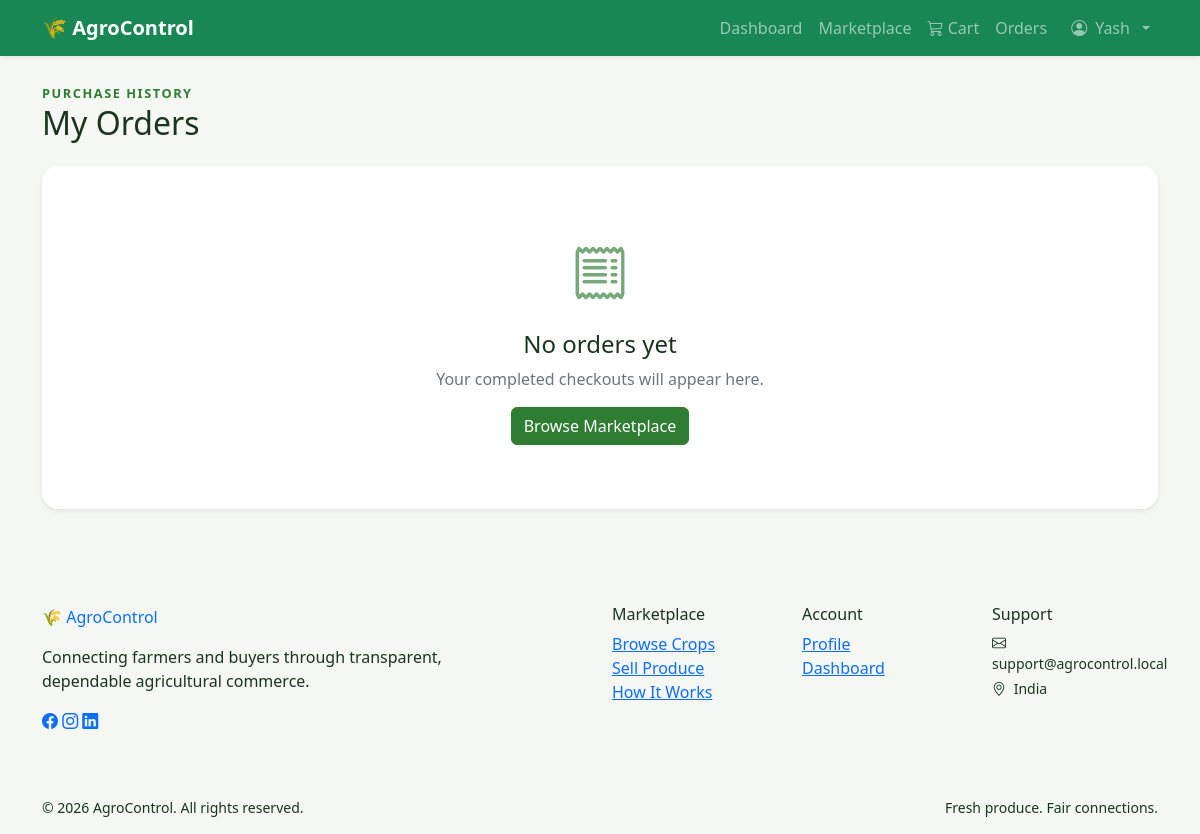
The page /orders/ (signed in) on the database as committed earlier.
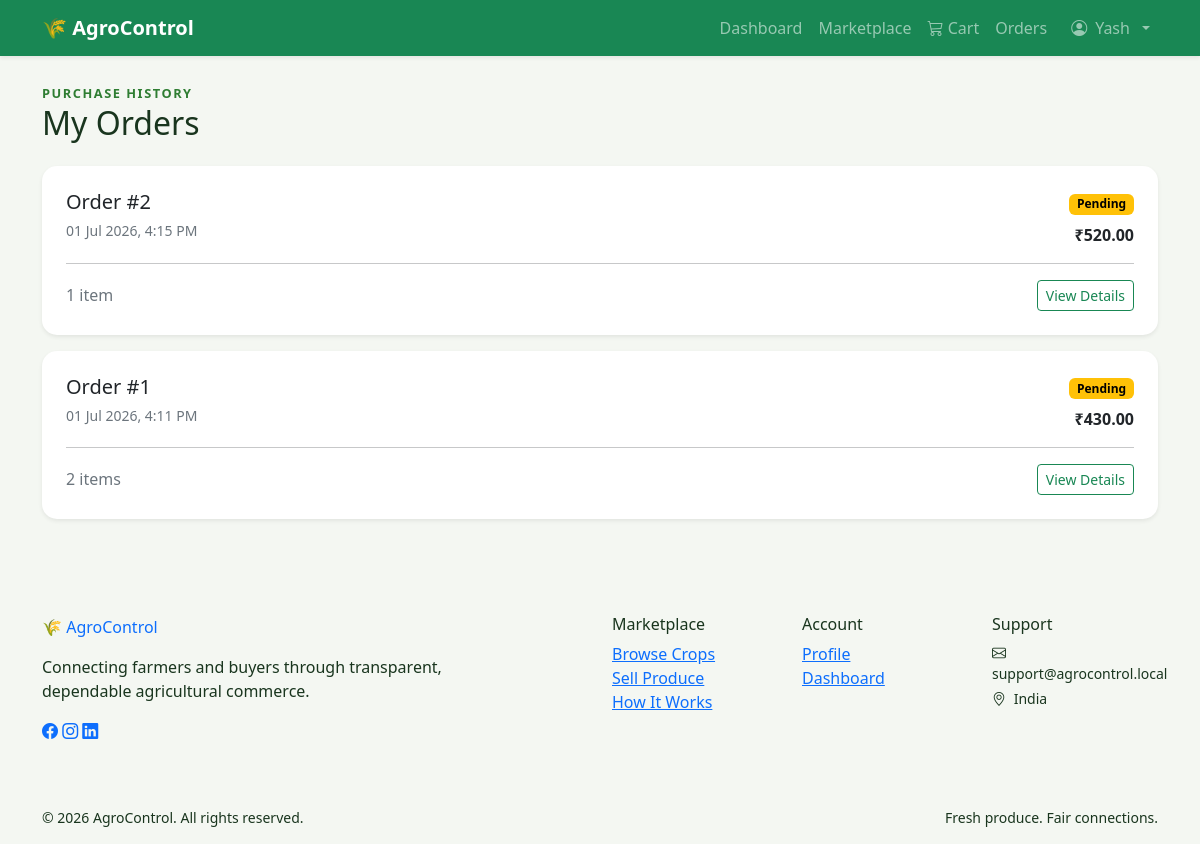
The same page on the database as committed later.
### users/models.py (models this page shows, shortened)
class User(AbstractUser):
    class Role(models.TextChoices):
        FARMER = "FARMER", "Farmer"
        BUYER = "BUYER", "Buyer"
        ADMIN = "ADMIN", "Admin"
    phone_number = models.CharField(max_length=15)
    profile_photo = models.ImageField(
        upload_to="profiles/",
        blank=True,
        null=True,
    )
    role = models.CharField(
        max_length=10,
        choices=Role.choices,
        default=Role.BUYER,
    )

### orders/models.py (models this page shows, shortened)
class Order(models.Model):
    class Status(models.TextChoices):
        PENDING = "PENDING", "Pending"
        CONFIRMED = "CONFIRMED", "Confirmed"
        PACKED = "PACKED", "Packed"
        SHIPPED = "SHIPPED", "Shipped"
        DELIVERED = "DELIVERED", "Delivered"
        CANCELLED = "CANCELLED", "Cancelled"
    buyer = models.ForeignKey(
        settings.AUTH_USER_MODEL,
        on_delete=models.PROTECT,
        related_name="orders",
    )
    status = models.CharField(
        max_length=10,
        choices=Status.choices,
        default=Status.PENDING,
        db_index=True,
    )
    total_amount = models.DecimalField(max_digits=12, decimal_places=2)
    created_at = models.DateTimeField(auto_now_add=True)
    updated_at = models.DateTimeField(auto_now=True)
    class Meta:
        ordering = ("-created_at",)

### orders/views.py (the view)
# urls.py: path("", views.my_orders, name="my_orders"),
@role_required(User.Role.BUYER)
def my_orders(request):
    orders = (
        Order.objects.filter(buyer=request.user)
        .prefetch_related("items", "items__product")
    )
    return render(request, "orders/my_orders.html", {"orders": orders})

### cart/context_processors.py (called while the page is built)
def cart_summary(request):
    if not request.user.is_authenticated or request.user.role != User.Role.BUYER:
        return {"cart_item_count": 0}
    count = (
        CartItem.objects.filter(cart__buyer=request.user)
        .aggregate(total=Sum("quantity"))["total"]
        or 0
    )
    return {"cart_item_count": count}

### templates/orders/my_orders.html (shortened to what this page needs)
{% extends "base.html" %}
{% block content %}
<div class="mb-4">
    <span class="eyebrow">Purchase history</span>
    <h1 class="h2 mb-0">My Orders</h1>
</div>
{% if orders %}
<div class="row g-3">
    {% for order in orders %}
    <div class="col-12">
        <article class="card shadow-sm p-4">
            <div class="d-flex flex-wrap gap-3 justify-content-between">
                <div>
                    <h2 class="h5 mb-1">Order #{{ order.pk }}</h2>
                    <span class="text-secondary small">{{ order.created_at|date:"d M Y, g:i A" }}</span>
                </div>
                <div class="text-end">
                    {% include "orders/includes/status_badge.html" %}
                    <div class="fw-bold mt-2">₹{{ order.total_amount }}</div>
                </div>
            </div>
            <hr>
            <div class="d-flex flex-wrap gap-2 justify-content-between align-items-center">
                <span class="text-secondary">{{ order.items.count }} item{{ order.items.count|pluralize }}</span>
                <a class="btn btn-outline-success btn-sm" href="{% url 'order_detail' order.pk %}">
                    View Details
                </a>
            </div>
        </article>
    </div>
    {% endfor %}
</div>
{% else %}
<div class="empty-state text-center shadow-sm">
    <i class="bi bi-receipt"></i>
    <h2 class="h4 mt-3">No orders yet</h2>
    <p class="text-secondary">Your completed checkouts will appear here.</p>
    <a class="btn btn-success" href="{% url 'product_list' %}">Browse Marketplace</a>
</div>
{% endif %}
{% endblock %}

### templates/base.html (shortened to what this page needs)
{% load static %}
<!DOCTYPE html>
<html lang="en">
<head>
    <link
        href="https://cdn.jsdelivr.net/npm/bootstrap@5.3.7/dist/css/bootstrap.min.css"
        rel="stylesheet">
    <link rel="stylesheet"
href="https://cdn.jsdelivr.net/npm/bootstrap-icons@1.11.3/font/bootstrap-icons.min.css">
    <link rel="stylesheet" href="{% static 'css/style.css' %}">
</head>
<body>
    {% include "includes/navbar.html" %}
    <main class="{% block main_class %}container mt-4{% endblock %}">
        {% block content %}
        {% endblock %}
    </main>
    {% include "includes/footer.html" %}
</body>
</html>

### templates/includes/navbar.html (shortened to what this page needs)
<nav class="navbar navbar-expand-lg navbar-dark bg-success shadow-sm">
    <div class="container">
        <a class="navbar-brand fw-bold" href="{% url 'home' %}">
            🌾 AgroControl
        </a>
        <div class="collapse navbar-collapse" id="navbar">
            <ul class="navbar-nav ms-auto align-items-lg-center">
                {% if not user.is_authenticated %}
                <li class="nav-item"><a class="nav-link" href="{% url 'home' %}">Home</a></li>
                <li class="nav-item"><a class="nav-link" href="{% url 'product_list' %}">Marketplace</a></li>
                <li class="nav-item ms-lg-3"><a class="btn btn-light btn-sm" href="{% url 'login' %}">Login</a></li>
                <li class="nav-item dropdown ms-lg-2">
                    <a class="btn btn-warning btn-sm dropdown-toggle" href="#" role="button"
                       data-bs-toggle="dropdown" aria-expanded="false">Register</a>
                    <ul class="dropdown-menu dropdown-menu-end">
                        <li><a class="dropdown-item" href="{% url 'buyer_register' %}">Register as Buyer</a></li>
                        <li><a class="dropdown-item" href="{% url 'farmer_register' %}">Register as Farmer</a></li>
                    </ul>
                </li>
                {% else %}
                    {% if user.role == "FARMER" %}
                    <li class="nav-item"><a class="nav-link" href="{% url 'farmer_dashboard' %}">Dashboard</a></li>
                    <li class="nav-item"><a class="nav-link" href="{% url 'my_crops' %}">My Crops</a></li>
                    <li class="nav-item"><a class="nav-link" href="{% url 'orders_received' %}">Orders</a></li>
                    <li class="nav-item"><a class="nav-link" href="{% url 'product_list' %}">Marketplace</a></li>
                    {% elif user.role == "ADMIN" or user.is_superuser %}
                    <li class="nav-item"><a class="nav-link" href="{% url 'admin:index' %}">Django Admin</a></li>
                    {% else %}
                    <li class="nav-item"><a class="nav-link" href="{% url 'buyer_dashboard' %}">Dashboard</a></li>
                    <li class="nav-item"><a class="nav-link" href="{% url 'product_list' %}">Marketplace</a></li>
                    <li class="nav-item">
                        <a class="nav-link" href="{% url 'cart_detail' %}">
                            <i class="bi bi-cart3"></i> Cart
                        </a>
                    </li>
                    <li class="nav-item"><a class="nav-link" href="{% url 'my_orders' %}">Orders</a></li>
                    {% endif %}
                <li class="nav-item dropdown ms-lg-2">
                    <a class="nav-link dropdown-toggle d-flex align-items-center gap-2" href="#" role="button"
                       data-bs-toggle="dropdown" aria-expanded="false">
                        {% if user.profile_photo %}
                        <img class="navbar-avatar" src="{{ user.profile_photo.url }}" alt="">
                        {% else %}
                        <i class="bi bi-person-circle"></i>
                        {% endif %}
                        {{ user.first_name|default:user.username }}
                    </a>
                </li>
                {% endif %}
            </ul>
        </div>
    </div>
</nav>

### templates/orders/includes/status_badge.html
{% if order.status == "DELIVERED" %}
<span class="badge text-bg-success">{{ order.get_status_display }}</span>
{% elif order.status == "CANCELLED" %}
<span class="badge text-bg-danger">{{ order.get_status_display }}</span>
{% elif order.status == "SHIPPED" %}
<span class="badge text-bg-primary">{{ order.get_status_display }}</span>
{% elif order.status == "PENDING" %}
<span class="badge text-bg-warning">{{ order.get_status_display }}</span>
{% else %}
<span class="badge text-bg-info">{{ order.get_status_display }}</span>
{% endif %}

### templates/includes/footer.html
<footer class="site-footer mt-5">
    <div class="container py-5">
        <div class="row g-4">
            <div class="col-lg-5">
                <a class="footer-brand text-decoration-none" href="{% url 'home' %}">🌾 AgroControl</a>
                <p class="mt-3 mb-3">Connecting farmers and buyers through transparent, dependable agricultural commerce.</p>
                <div class="footer-socials" aria-label="Social links">
                    <a href="#" aria-label="Facebook"><i class="bi bi-facebook"></i></a>
                    <a href="#" aria-label="Instagram"><i class="bi bi-instagram"></i></a>
                    <a href="#" aria-label="LinkedIn"><i class="bi bi-linkedin"></i></a>
                </div>
            </div>
            <div class="col-6 col-lg-2 offset-lg-1">
                <h2 class="h6">Marketplace</h2>
                <ul class="list-unstyled">
                    <li><a href="{% url 'product_list' %}">Browse Crops</a></li>
                    <li><a href="{% url 'farmer_register' %}">Sell Produce</a></li>
                    <li><a href="{% url 'home' %}#how-it-works">How It Works</a></li>
                </ul>
            </div>
            <div class="col-6 col-lg-2">
                <h2 class="h6">Account</h2>
                <ul class="list-unstyled">
                    {% if user.is_authenticated %}
                    <li><a href="{% url 'profile' %}">Profile</a></li>
                    {% if user.role == "FARMER" %}
                    <li><a href="{% url 'farmer_dashboard' %}">Dashboard</a></li>
                    {% elif user.role == "BUYER" %}
                    <li><a href="{% url 'buyer_dashboard' %}">Dashboard</a></li>
                    {% endif %}
                    {% else %}
                    <li><a href="{% url 'login' %}">Login</a></li>
                    <li><a href="{% url 'buyer_register' %}">Create Account</a></li>
                    {% endif %}
                </ul>
            </div>
            <div class="col-lg-2">
                <h2 class="h6">Support</h2>
                <p class="small mb-1"><i class="bi bi-envelope me-1"></i> support@agrocontrol.local</p>
                <p class="small"><i class="bi bi-geo-alt me-1"></i> India</p>
            </div>
        </div>
    </div>
    <div class="footer-bottom">
        <div class="container d-flex flex-wrap gap-2 justify-content-between py-3">
            <small>© {% now "Y" %} AgroControl. All rights reserved.</small>
            <small>Fresh produce. Fair connections.</small>
        </div>
    </div>
</footer>

### static/css/style.css (style rules this page uses)
body { background: #f4f7f2; color: #19351e; }
.card { border: none; border-radius: 15px; transition: transform .25s ease, box-shadow .25s ease; overflow: hidden; }
.eyebrow { color: #2e7d32; font-size: .8rem; font-weight: 700; letter-spacing: .12em; text-transform: uppercase; }

Rows that differ between the two databases and show on the page:
added Order: pk "2", created_at "01 Jul 2026, 4:15 PM", status "Pending", total_amount "520.00", items.count "1"
added Order: pk "1", created_at "01 Jul 2026, 4:11 PM", status "Pending", total_amount "430.00", items.count "2"
Other text that changed with them:
text no longer shown: "No orders yet Your completed checkouts will appear here. Browse Marketplace"
